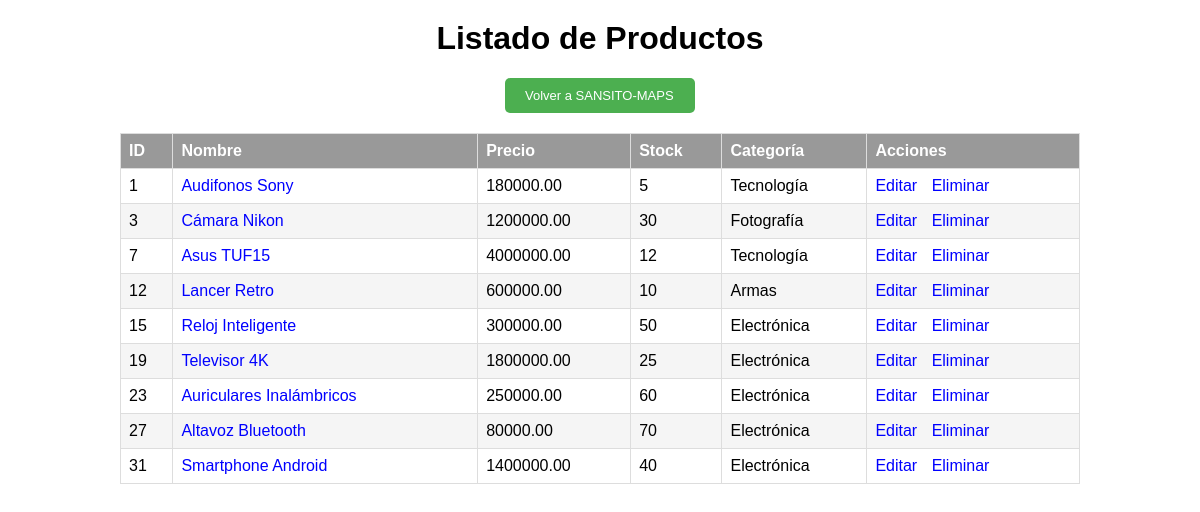
Before: /modules/vendedor/lista.php (signed in) with the older database file.
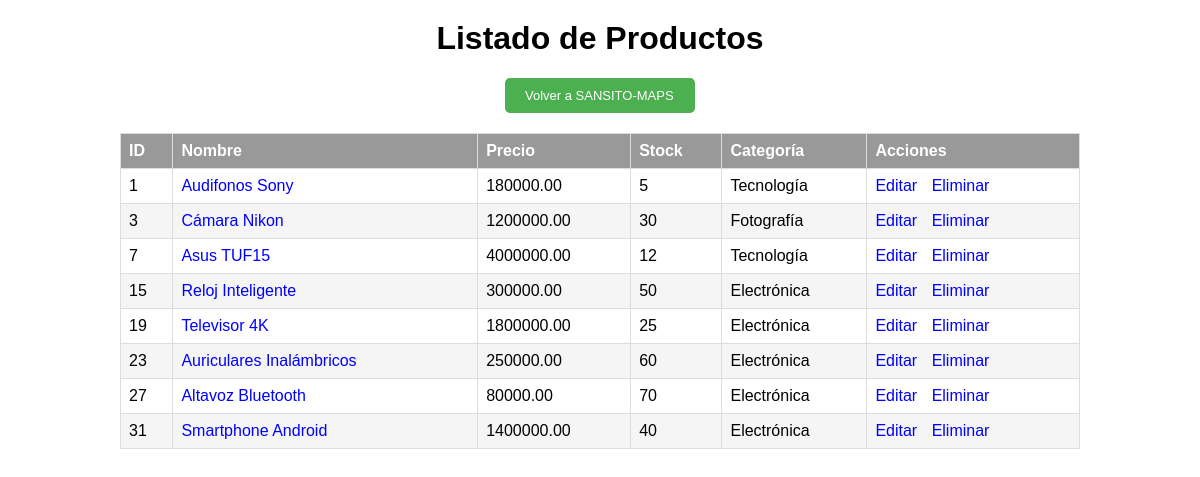
After: the same page with the newer database file.
### tables this page shows
CREATE TABLE `productos` (
  `ID_producto` int(11) NOT NULL,
  `ID_vendedor` int(11) NOT NULL,
  `nombre_producto` varchar(100) NOT NULL,
  `imagen_producto` varchar(128) NOT NULL,
  `descripcion` text DEFAULT NULL,
  `precio` decimal(10,2) NOT NULL,
  `categoria` varchar(50) DEFAULT NULL,
  `stock_disponible` int(11) NOT NULL,
  `fecha_agregado` timestamp NOT NULL DEFAULT current_timestamp(),
  `descuento` int(11) DEFAULT NULL
);

### WEB/modules/vendedor/lista.php (the view, shortened to what this page needs)
<?php
include('../sql/conexion.php');
$query = "SELECT * FROM productos WHERE ID_vendedor =".$_SESSION['usuario'];
$result = mysqli_query($conn, $query);
?>
<!DOCTYPE html>
<html>
<head>
</head>
<body>
    <h1>Listado de Productos</h1>
    <table>
    <a id="volver" href="/SANSITO-MAPS" style="display: block; margin: 0 auto; width: 150px;">Volver a SANSITO-MAPS</a>
        <tr>
            <th>ID</th>
            <th>Nombre</th>
            <th>Precio</th>
            <th>Stock</th>
            <th>Categoría</th>
            <th>Acciones </th>
        </tr>
        <?php while ($row = mysqli_fetch_assoc($result)) { ?>
            <tr>
                <td><?php echo $row['ID_producto']; ?></td>
                <td><?php echo '<a href="/SANSITO-MAPS/modules/product_details.php?productId='.$row['ID_producto'].'">'.$row['nombre_producto'].' </a>';?></td>
                <td><?php echo $row['precio']; ?></td>
                <td><?php echo $row['stock_disponible']; ?></td>
                <td><?php echo $row['categoria']; ?></td>
                <td>
                    <a href="editar.php?id=<?php echo $row['ID_producto']; ?>">Editar</a>
                    <a href="eliminar.php?id=<?php echo $row['ID_producto']; ?>">Eliminar</a>
                </td>
            </tr>
        <?php } ?>
    </table>
</body>
</html>

Changed rows visible on the page:
removed productos: ID_producto "12", nombre_producto "Lancer Retro", precio "600000.00", stock_disponible "10", categoria "Armas"
